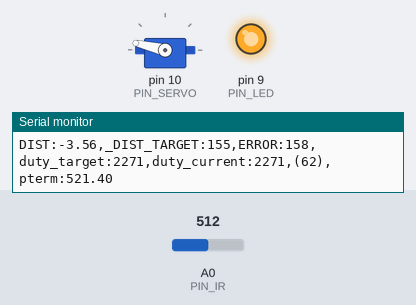
A sketch run on a simulated Arduino Uno, built with avr-gcc and run on an emulated ATmega328P. On the bench: servo, output pins drawn as LEDs (lit = HIGH), the last lines printed to the serial monitor. The inputs (shaded band) are chosen by the test bench; at power-on: A0 (PIN_IR) = 512.

Above: at 1.2 s.
1.3 s: A0 (PIN_IR) set to 735
At 2.9 s:
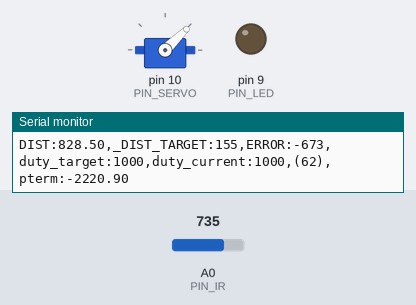
3.2 s: A0 (PIN_IR) set to 749
6.2 s: A0 (PIN_IR) set to 1003
9.2 s: A0 (PIN_IR) set to 1013
At 12.0 s:
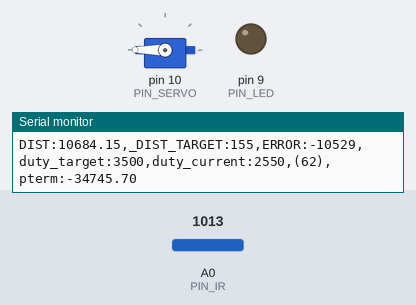
12.2 s: A0 (PIN_IR) set to 511
At 12.51 s:
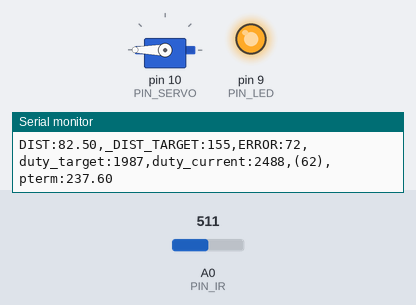
14.1 s: A0 (PIN_IR) set to 306
At 16.3 s:
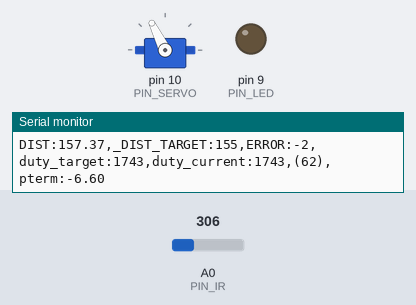
Timing chart, 0 to 17.8 s (numbered marks = the images above; inputs shaded):
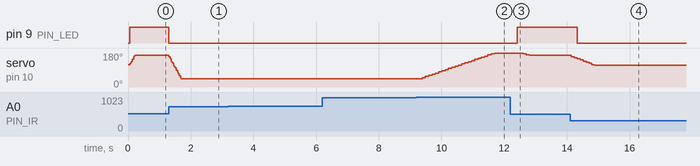

The sketch:

23_Proportion_control.ino
```cpp
#include <Servo.h>

// Arduino pin assignment
#define PIN_LED   9
#define PIN_SERVO 10
#define PIN_IR    A0

// Event interval parameters
#define _INTERVAL_DIST    50 // distance sensor interval (unit: ms)
#define _INTERVAL_SERVO   20 // servo interval (unit: ms)
#define _INTERVAL_SERIAL  100 // serial interval (unit: ms)

// EMA filter configuration for the IR distance sensor
#define _EMA_ALPHA 0.8    // EMA weight of new sample (range: 0 to 1)
                          // Setting EMA to 1 effectively disables EMA filter.

// Servo adjustment - Set _DUTY_MAX, _NEU, _MIN with your own numbers
#define _DUTY_MAX 3500 // 2000
#define _DUTY_NEU 1750 // 1500
#define _DUTY_MIN 1000 // 1000

#define _SERVO_ANGLE_DIFF  80   // Replace with |D - E| degree
#define _SERVO_SPEED       100   // servo speed

// Target Distance
#define _DIST_TARGET    155 // Center of the rail (unit: mm)

// PID parameters
  #define _KP  3.3     // proportional gain
//#define _KD 0.0   // derivative gain
//#define _KI 0.0   // integral gain

// global variables

Servo myservo;
float dist_ema;   // Filtered distance

// Event periods
unsigned long last_sampling_time_dist, last_sampling_time_servo, last_sampling_time_serial; // unit: ms
bool event_dist, event_servo, event_serial;

// Servo speed control
int duty_change_per_interval;     // maximum duty difference per interval

// Servo position
int duty_target, duty_current;

int error_current;
float pterm /*, dterm, iterm */;

void setup()
{
  // initialize GPIO pins
  pinMode(PIN_LED,OUTPUT);

  myservo.attach(PIN_SERVO);
  duty_target = duty_current = _DUTY_NEU;
  myservo.writeMicroseconds(duty_current);

  // convert speed into duty change per interval.
  duty_change_per_interval =
    (float)(_DUTY_MAX - _DUTY_MIN) * ((float)_SERVO_SPEED / _SERVO_ANGLE_DIFF) * (_INTERVAL_SERVO / 1000.0);

  // initialize serial port
  Serial.begin(9600);
}

void loop()
{
  unsigned long time_curr = millis();

  // wait until next event time
  if (time_curr >= (last_sampling_time_dist + _INTERVAL_DIST)) {
    last_sampling_time_dist += _INTERVAL_DIST;
    event_dist = true;
  }
  if (time_curr >= (last_sampling_time_servo + _INTERVAL_SERVO)) {
    last_sampling_time_servo += _INTERVAL_SERVO;
    event_servo = true;
  }
  if (time_curr >= (last_sampling_time_serial + _INTERVAL_SERIAL)) {
    last_sampling_time_serial += _INTERVAL_SERIAL;
    event_serial = true;
  }

  if (event_dist) {
    float dist_filtered; // unit: mm
    int control;

    event_dist = false;

    // get a distance reading from the distance sensor
    dist_filtered = volt_to_distance(ir_sensor_filtered(10, 0.5, 0));
    dist_ema = _EMA_ALPHA * dist_filtered + (1.0 - _EMA_ALPHA) * dist_ema;

    // Update PID variables
    error_current = _DIST_TARGET - dist_ema;
    pterm = _KP * error_current;

    //control = pterm /* + dterm + iterm */;
    duty_target = _DUTY_NEU + pterm;

    // Limit duty_target within the range of [_DUTY_MIN, _DUTY_MAX]
    if (duty_target < _DUTY_MIN)
      duty_target = _DUTY_MIN; // lower limit
    if (duty_target > _DUTY_MAX)
      duty_target = _DUTY_MAX; // upper limit

    if (error_current > 0)
      digitalWrite(PIN_LED, HIGH);
    else
      digitalWrite(PIN_LED, LOW);
  }

  if (event_servo) {
    event_servo = false;

    // adjust duty_curr toward duty_target by duty_change_per_interval
    if (duty_target > duty_current) {
      duty_current += duty_change_per_interval;
      if (duty_current > duty_target)
          duty_current = duty_target;
    } else {
      duty_current -= duty_change_per_interval;
      if (duty_current < duty_target)
        duty_current = duty_target;
    }

    myservo.writeMicroseconds(duty_current);
  }

  if (event_serial) {
    event_serial = false;

    Serial.print("DIST:");
    Serial.print(dist_ema);
    Serial.print(",_DIST_TARGET:"),
    Serial.print(_DIST_TARGET);
    Serial.print(",ERROR:");
    Serial.print(error_current);
    Serial.print(",duty_target:");
    Serial.print(duty_target);
    Serial.print(",duty_current:");
    Serial.print(duty_current);
    Serial.print(",(");
    Serial.print(duty_change_per_interval);
    Serial.print("),pterm:");
    Serial.println(pterm);
  }
}

float volt_to_distance(int a_value)
{
  // Replace next line into your own equation
  // return (6762.0 / (a_value - 9) - 4.0) * 10.0;
  return 1004 + -10 * a_value + 0.0456 * a_value * a_value + -9.16E-05 * a_value * a_value * a_value + 6.48E-08 * a_value * a_value * a_value * a_value;
}

int compare(const void *a, const void *b) {
  return (*(unsigned int *)a - *(unsigned int *)b);
}

unsigned int ir_sensor_filtered(unsigned int n, float position, int verbose)
{
  // Eliminate spiky noise of an IR distance sensor by repeating measurement and taking a middle value
  // n: number of measurement repetition
  // position: the percentile of the sample to be taken (0.0 <= position <= 1.0)
  // verbose: 0 - normal operation, 1 - observing the internal procedures, and 2 - calculating elapsed time.
  // Example 1: ir_sensor_filtered(n, 0.5, 0) => return the median value among the n measured samples.
  // Example 2: ir_sensor_filtered(n, 0.0, 0) => return the smallest value among the n measured samples.
  // Example 3: ir_sensor_filtered(n, 1.0, 0) => return the largest value among the n measured samples.

  // The output of Sharp infrared sensor includes lots of spiky noise.
  // To eliminate such a spike, ir_sensor_filtered() performs the following two steps:
  // Step 1. Repeat measurement n times and collect n * position smallest samples, where 0 <= postion <= 1.
  // Step 2. Return the position'th sample after sorting the collected samples.

  // returns 0, if any error occurs

  unsigned int *ir_val, ret_val;
  unsigned int start_time;

  if (verbose >= 2)
    start_time = millis();

  if ((n == 0) || (n > 100) || (position < 0.0) || (position > 1))
    return 0;

  if (position == 1.0)
    position = 0.999;

  if (verbose == 1) {
    Serial.print("n: "); Serial.print(n);
    Serial.print(", position: "); Serial.print(position);
    Serial.print(", ret_idx: ");  Serial.println((unsigned int)(n * position));
  }

  ir_val = (unsigned int *)malloc(sizeof(unsigned int) * n);
  if (ir_val == NULL)
    return 0;

  if (verbose == 1)
    Serial.print("IR:");

  for (int i = 0; i < n; i++) {
    ir_val[i] = analogRead(PIN_IR);
    if (verbose == 1) {
        Serial.print(" ");
        Serial.print(ir_val[i]);
    }
  }

  if (verbose == 1)
    Serial.print  ("  => ");

  qsort(ir_val, n, sizeof(unsigned int), compare);
  ret_val = ir_val[(unsigned int)(n * position)];

  if (verbose == 1) {
    for (int i = 0; i < n; i++) {
        Serial.print(" ");
        Serial.print(ir_val[i]);
    }
    Serial.print(" :: ");
    Serial.println(ret_val);
  }
  free(ir_val);

  if (verbose >= 2) {
    Serial.print("Elapsed time: "); Serial.print(millis() - start_time); Serial.println("ms");
  }

  return ret_val;
}
```

Measured:
- the behaviour switches between 1012 and 1013 on A0 (PIN_IR) (found by bisection; images 1 and 2)
- after the input at 1.3 s, pin 9 (PIN_LED): HIGH → LOW at once; servo on pin 10 (PIN_SERVO): moves from 167° to 44° over 0.40 s, starting at once
- after the input at 9.2 s, servo on pin 10 (PIN_SERVO): moves from 44° to 180° over 2.3 s, starting after 0.18 s
- after the input at 12.2 s, pin 9 (PIN_LED): LOW → HIGH after 0.22 s; servo on pin 10 (PIN_SERVO): 180° → 177° after 0.41 s, → 170° 0.09 s later, → 167° 0.10 s later
- after the input at 14.1 s, pin 9 (PIN_LED): HIGH → LOW after 0.23 s; servo on pin 10 (PIN_SERVO): moves from 167° to 116° over 0.76 s, starting at once
